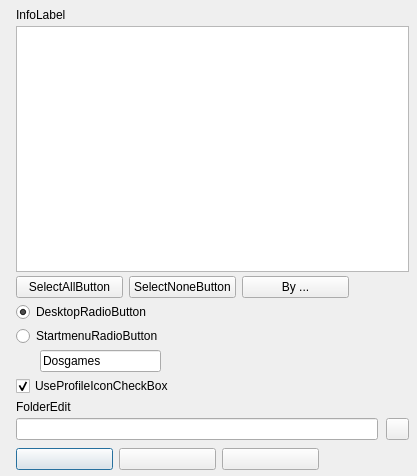
<?xml version="1.0" encoding="UTF-8"?>
<ui version="4.0">
  <class>CreateShortcutsForm</class>
  <widget class="QDialog" name="CreateShortcutsForm">
    <property name="geometry"><rect><x>0</x><y>0</y><width>417</width><height>476</height></rect></property>
    <property name="windowTitle"><string>CreateShortcutsForm</string></property>
    <property name="vclBorderStyle" stdset="0"><string notr="true">bsDialog</string></property>
    <property name="vclPosition" stdset="0"><string notr="true">poOwnerFormCenter</string></property>
    <property name="vclKeyPreview" stdset="0"><bool>true</bool></property>
    <property name="vclDesignWidth" stdset="0"><number>417</number></property>
    <property name="vclDesignHeight" stdset="0"><number>476</number></property>
    <layout class="QVBoxLayout" name="CreateShortcutsForm_Layout" stretch="1,0">
      <property name="leftMargin"><number>16</number></property>
      <property name="topMargin"><number>8</number></property>
      <property name="rightMargin"><number>8</number></property>
      <property name="bottomMargin"><number>6</number></property>
      <property name="spacing"><number>8</number></property>
      <item>
        <layout class="QGridLayout" name="Main_Layout" columnstretch="1,0" rowstretch="0,1,0,0,0,0,0,0,0">
          <property name="leftMargin"><number>0</number></property>
          <property name="topMargin"><number>0</number></property>
          <property name="rightMargin"><number>0</number></property>
          <property name="bottomMargin"><number>0</number></property>
          <property name="horizontalSpacing"><number>8</number></property>
          <property name="verticalSpacing"><number>4</number></property>
          <item row="0" column="0" colspan="2">
            <widget class="QLabel" name="InfoLabel">
              <property name="text"><string>InfoLabel</string></property>
              <property name="textFormat"><enum>Qt::PlainText</enum></property>
              <property name="alignment"><set>Qt::AlignLeft|Qt::AlignTop</set></property>
            </widget>
          </item>
          <item row="1" column="0" colspan="2">
            <widget class="QListWidget" name="ListBox">
              <property name="vclCheckList" stdset="0"><bool>true</bool></property>
              <property name="minimumSize"><size><width>393</width><height>200</height></size></property>
            </widget>
          </item>
          <item row="2" column="0" colspan="2">
            <layout class="QHBoxLayout" name="Select_Layout">
              <property name="spacing"><number>6</number></property>
              <item>
                <widget class="QPushButton" name="SelectAllButton">
                  <property name="text"><string>SelectAllButton</string></property>
                  <property name="autoDefault"><bool>false</bool></property>
                  <property name="vclOnClick" stdset="0"><string notr="true">SelectButtonClick</string></property>
                  <property name="minimumSize"><size><width>107</width><height>0</height></size></property>
                </widget>
              </item>
              <item>
                <widget class="QPushButton" name="SelectNoneButton">
                  <property name="tag" stdset="0"><number>1</number></property>
                  <property name="text"><string>SelectNoneButton</string></property>
                  <property name="autoDefault"><bool>false</bool></property>
                  <property name="vclOnClick" stdset="0"><string notr="true">SelectButtonClick</string></property>
                  <property name="minimumSize"><size><width>107</width><height>0</height></size></property>
                </widget>
              </item>
              <item>
                <widget class="QPushButton" name="SelectGenreButton">
                  <property name="tag" stdset="0"><number>2</number></property>
                  <property name="text"><string>By ...</string></property>
                  <property name="autoDefault"><bool>false</bool></property>
                  <property name="vclOnClick" stdset="0"><string notr="true">SelectButtonClick</string></property>
                  <property name="minimumSize"><size><width>107</width><height>0</height></size></property>
                </widget>
              </item>
              <item>
                <spacer name="Select_Fill">
                  <property name="orientation"><enum>Qt::Horizontal</enum></property>
                  <property name="sizeHint" stdset="0"><size><width>0</width><height>0</height></size></property>
                </spacer>
              </item>
            </layout>
          </item>
          <item row="3" column="0" colspan="2">
            <widget class="QRadioButton" name="DesktopRadioButton">
              <property name="text"><string>DesktopRadioButton</string></property>
              <property name="checked"><bool>true</bool></property>
            </widget>
          </item>
          <item row="4" column="0" colspan="2">
            <widget class="QRadioButton" name="StartmenuRadioButton">
              <property name="text"><string>StartmenuRadioButton</string></property>
            </widget>
          </item>
          <item row="6" column="0" colspan="2">
            <widget class="QCheckBox" name="UseProfileIconCheckBox">
              <property name="text"><string>UseProfileIconCheckBox</string></property>
              <property name="checked"><bool>true</bool></property>
            </widget>
          </item>
          <item row="7" column="0" colspan="2">
            <widget class="QLabel" name="FolderEdit_EditLabel">
              <property name="text"><string>FolderEdit</string></property>
              <property name="textFormat"><enum>Qt::PlainText</enum></property>
              <property name="vclFocusControl" stdset="0"><string notr="true">FolderEdit</string></property>
              <property name="vclLabeledEditOf" stdset="0"><string notr="true">FolderEdit</string></property>
              <property name="visible"><bool>false</bool></property>
            </widget>
          </item>
          <item row="8" column="0">
            <widget class="QLineEdit" name="FolderEdit">
              <property name="visible"><bool>false</bool></property>
            </widget>
          </item>
          <item row="8" column="1">
            <widget class="QToolButton" name="SelectFolderButton">
              <property name="visible"><bool>false</bool></property>
              <property name="icon"><iconset resource="../../resources/dfend.qrc"><normaloff>:/glyphs/f94df2c8efcaad41.png</normaloff></iconset></property>
              <property name="iconSize"><size><width>16</width><height>16</height></size></property>
              <property name="minimumSize"><size><width>23</width><height>22</height></size></property>
              <property name="maximumSize"><size><width>23</width><height>22</height></size></property>
            </widget>
          </item>
          <item row="5" column="0" colspan="2">
            <layout class="QHBoxLayout" name="Startmenu_Layout">
              <property name="spacing"><number>0</number></property>
              <item>
                <spacer name="Startmenu_Indent">
                  <property name="orientation"><enum>Qt::Horizontal</enum></property>
                  <property name="sizeType"><enum>QSizePolicy::Fixed</enum></property>
                  <property name="sizeHint" stdset="0"><size><width>24</width><height>0</height></size></property>
                </spacer>
              </item>
              <item alignment="Qt::AlignLeft">
                <widget class="QLineEdit" name="StartmenuEdit">
                  <property name="text"><string>Dosgames</string></property>
                  <property name="minimumSize"><size><width>121</width><height>0</height></size></property>
                </widget>
              </item>
              <item>
                <spacer name="Startmenu_Fill">
                  <property name="orientation"><enum>Qt::Horizontal</enum></property>
                  <property name="sizeHint" stdset="0"><size><width>0</width><height>0</height></size></property>
                </spacer>
              </item>
            </layout>
          </item>
        </layout>
      </item>
      <item>
        <layout class="QHBoxLayout" name="Buttons_Layout">
          <property name="spacing"><number>6</number></property>
          <item>
            <widget class="QPushButton" name="OKButton">
              <property name="text"><string /></property>
              <property name="autoDefault"><bool>false</bool></property>
              <property name="vclKind" stdset="0"><string notr="true">bkOK</string></property>
              <property name="default"><bool>true</bool></property>
              <property name="vclModalResult" stdset="0"><string notr="true">mrOk</string></property>
              <property name="vclOnClick" stdset="0"><string notr="true">OKButtonClick</string></property>
              <property name="minimumSize"><size><width>97</width><height>0</height></size></property>
            </widget>
          </item>
          <item>
            <widget class="QPushButton" name="CancelButton">
              <property name="text"><string /></property>
              <property name="autoDefault"><bool>false</bool></property>
              <property name="vclKind" stdset="0"><string notr="true">bkCancel</string></property>
              <property name="vclCancel" stdset="0"><bool>true</bool></property>
              <property name="vclModalResult" stdset="0"><string notr="true">mrCancel</string></property>
              <property name="minimumSize"><size><width>97</width><height>0</height></size></property>
            </widget>
          </item>
          <item>
            <widget class="QPushButton" name="HelpButton">
              <property name="text"><string /></property>
              <property name="autoDefault"><bool>false</bool></property>
              <property name="vclKind" stdset="0"><string notr="true">bkHelp</string></property>
              <property name="vclOnClick" stdset="0"><string notr="true">HelpButtonClick</string></property>
              <property name="minimumSize"><size><width>97</width><height>0</height></size></property>
            </widget>
          </item>
          <item>
            <spacer name="Buttons_Fill">
              <property name="orientation"><enum>Qt::Horizontal</enum></property>
              <property name="sizeHint" stdset="0"><size><width>0</width><height>0</height></size></property>
            </spacer>
          </item>
        </layout>
      </item>
    </layout>
    <widget class="QMenu" name="PopupMenu">
      <property name="vclPopupMenu" stdset="0"><bool>true</bool></property>
    </widget>
  </widget>
  <tabstops>
    <tabstop>ListBox</tabstop>
    <tabstop>SelectAllButton</tabstop>
    <tabstop>SelectNoneButton</tabstop>
    <tabstop>SelectGenreButton</tabstop>
    <tabstop>DesktopRadioButton</tabstop>
    <tabstop>StartmenuRadioButton</tabstop>
    <tabstop>StartmenuEdit</tabstop>
    <tabstop>UseProfileIconCheckBox</tabstop>
    <tabstop>FolderEdit</tabstop>
    <tabstop>OKButton</tabstop>
    <tabstop>CancelButton</tabstop>
    <tabstop>HelpButton</tabstop>
  </tabstops>
  <resources>
    <include location="../../resources/dfend.qrc" />
  </resources>
  <connections />
</ui>
